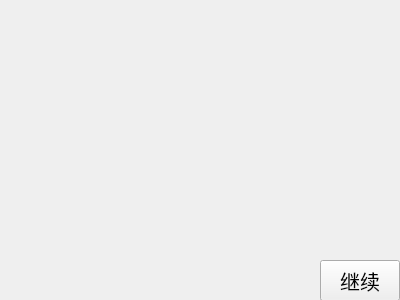
<?xml version="1.0" encoding="UTF-8"?>
<ui version="4.0">
 <class>PPT28</class>
 <widget class="QWidget" name="PPT28">
  <property name="geometry">
   <rect>
    <x>0</x>
    <y>0</y>
    <width>400</width>
    <height>300</height>
   </rect>
  </property>
  <property name="windowTitle">
   <string>Form</string>
  </property>
  <widget class="QPushButton" name="pushButton">
   <property name="geometry">
    <rect>
     <x>320</x>
     <y>260</y>
     <width>80</width>
     <height>41</height>
    </rect>
   </property>
   <property name="font">
    <font>
     <pointsize>15</pointsize>
    </font>
   </property>
   <property name="text">
    <string>继续</string>
   </property>
   <property name="icon">
    <iconset resource="res.qrc">
     <normaloff>:/P1-6/IMAGE/jx (2).jpg</normaloff>:/P1-6/IMAGE/jx (2).jpg</iconset>
   </property>
   <property name="iconSize">
    <size>
     <width>24</width>
     <height>24</height>
    </size>
   </property>
  </widget>
 </widget>
 <resources>
  <include location="res.qrc"/>
 </resources>
 <connections/>
</ui>
